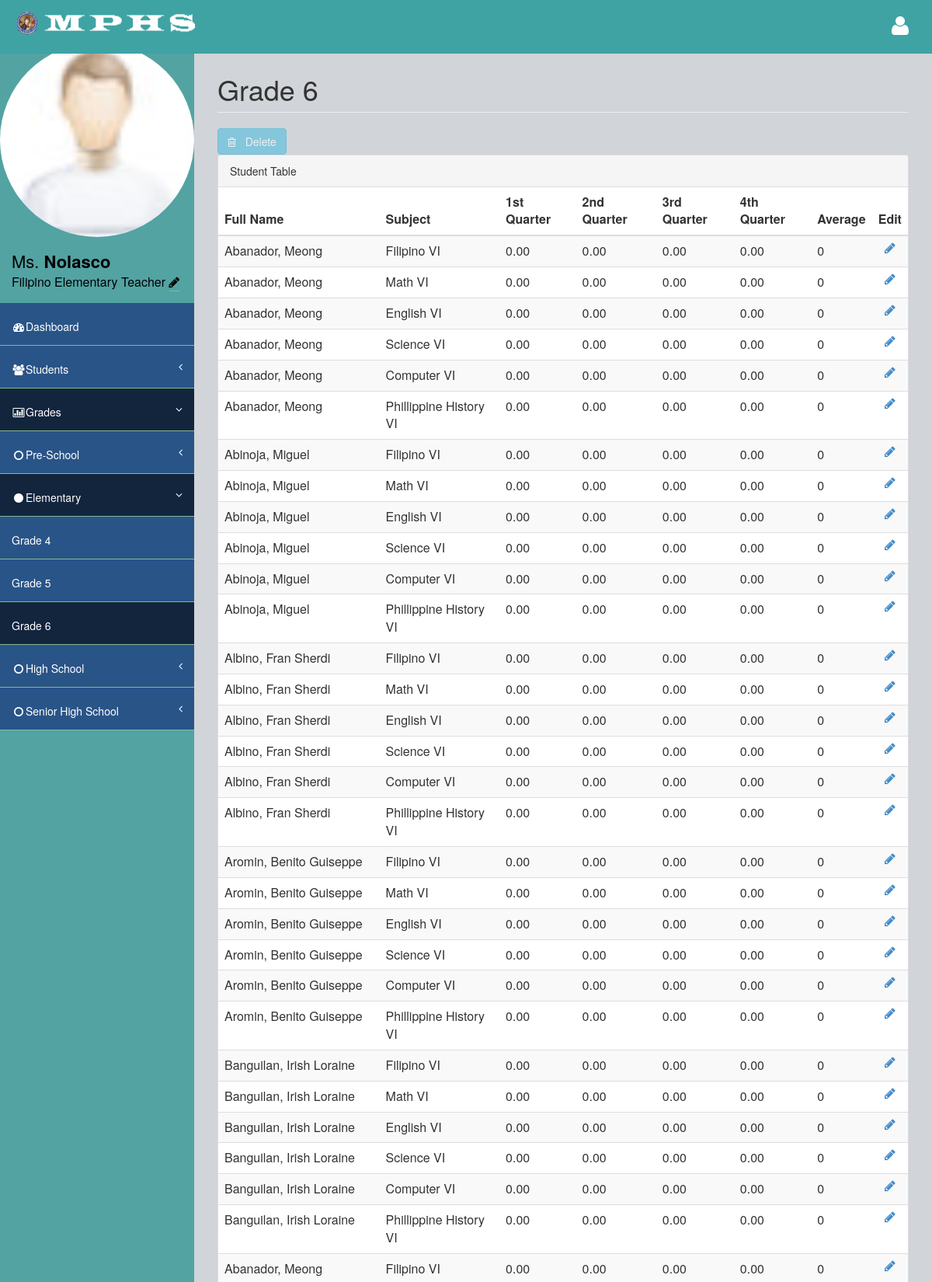
Page /Faculty/6_teacher_grades.php (signed in, upper part) on the committed database.
### tables this page shows
CREATE TABLE `faculty_tbl` (
  `fid` int(50) NOT NULL AUTO_INCREMENT,
  `id5` int(3) unsigned zerofill NOT NULL DEFAULT '002',
  `teacher_id` int(3) unsigned zerofill NOT NULL,
  `last_name` varchar(50) NOT NULL,
  `first_name` varchar(50) NOT NULL,
  `id4` int(3) unsigned zerofill NOT NULL DEFAULT '005',
  `subject_id` int(3) unsigned zerofill NOT NULL,
  `id3` int(3) unsigned zerofill NOT NULL DEFAULT '006',
  `section_id` int(3) unsigned zerofill NOT NULL,
  `user_name` varchar(50) NOT NULL,
  `user_email` varchar(50) NOT NULL,
  `user_pass` varchar(50) NOT NULL,
  `dec_pass` varchar(50) NOT NULL,
  `user_pic` varchar(255) NOT NULL DEFAULT 'user.jpg',
  `user_bio` varchar(255) NOT NULL,
  `date` date NOT NULL,
  `time` time NOT NULL,
  `hr` varchar(2) NOT NULL,
  `date2` date NOT NULL,
  `time2` time NOT NULL,
  `hr2` varchar(2) NOT NULL,
  PRIMARY KEY (`fid`,`teacher_id`)
);

CREATE TABLE `grade_tbl` (
  `gid` int(50) NOT NULL AUTO_INCREMENT,
  `id` int(3) unsigned zerofill NOT NULL DEFAULT '007',
  `grade_id` int(3) unsigned zerofill NOT NULL,
  `id3` int(3) unsigned zerofill NOT NULL DEFAULT '006',
  `section_id` int(3) unsigned zerofill NOT NULL,
  `id4` int(3) unsigned zerofill NOT NULL DEFAULT '005',
  `subject_id` int(3) unsigned zerofill NOT NULL,
  `1stQA` double(5,2) NOT NULL,
  `2ndQA` double(5,2) NOT NULL,
  `3rdQA` double(5,2) NOT NULL,
  `4thQA` double(5,2) NOT NULL,
  PRIMARY KEY (`gid`)
);

### Faculty/6_teacher_grades.php (the view, shortened to what this page needs)
<?php
include('check.php');
?>
<!DOCTYPE html>
<html>
<head>
	<?php include('link.php'); ?>
</head>
<body>
    <div id="wrapper">
        <nav class="navbar navbar-default navbar-fixed-top" role="navigation" id="navbar">
            <div class="navbar-header">
                <a class="navbar-brand" href="teacher.php"><img src="../images/ico/android-icon-48x48.png" alt="logo"><img src="../images/logo.png" alt="logo"></a>
            </div>
            <ul class="nav navbar-top-links navbar-right">
                <li class="dropdown">
                    <a class="dropdown-toggle" data-toggle="dropdown" href="#">
                        <i class="fa fa-user fa-2x"></i>
                    </a>
                </li>
            </ul>
        </nav>
        <nav class="navbar-default navbar-static-side" role="navigation">
            <div class="sidebar-collapse">
                <ul class="nav" id="side-menu">
                    <li>
                        <div class="user-section">
                            <?php
							$sql = "SELECT * FROM faculty_tbl WHERE user_email='".$_SESSION["user_email"]."'";
							$result = $conn->query($sql);
								if ($result->num_rows > 0) {
									while($row = $result->fetch_assoc())
									{
										?>
										<img src="../uploads/<?php echo $row['user_pic'];?>" alt="" width=250 height=250 style="border-radius: 50%;"/>
										<?php
									}
								}
							?>
                            <div class="user-info">
                                <div><?php
								$sql = "SELECT * FROM faculty_tbl where user_email='".$_SESSION["user_email"]."'";
								$result = $conn->query($sql);
								if ($result->num_rows > 0) {
									while($row = $result->fetch_assoc())
									{
									echo $row['first_name'];
									echo "<strong>".$row['last_name']."</strong>";
									echo "<br>";
									echo "<font size=3>";
									echo $row['user_bio'];
									?>
									<a href="user_settings.php">
									<font color=black>
										<i class="fa fa-pencil"></i>
									</font>
									</a>
									<?php
									echo "</font>";
									}
								}
							?></div>
                            </div>
                        </div>
                    </li>
                    <li>
                        <a href="teacher.php"><i class="fa fa-dashboard fa-fw"></i>Dashboard</a>
                    </li>
                    <li>
                        <a href="#"><i class="fa fa-users fa-fw"></i>Students<span class="fa arrow"></span></a>
                    </li>
                    <li class="active selected a">
                        <a href="#"><i class="fa fa-bar-chart-o fa-fw"></i>Grades<span class="fa arrow"></span></a>
                        <ul class="nav nav-second-level">
                            <li>
                                <a href="#"><i class="fa fa-circle-o fa-fw"></i>Pre-School<span class="fa arrow"></span></a>
                            </li>
                            <li class="active selected a" >
                                <a href="#"><i class="fa fa-circle fa-fw"></i>Elementary<span class="fa arrow"></span></a>
                                <ul class="nav nav-second-level">
                                    <li>
                                        <a href="4_teacher_grades.php">Grade 4</a>
                                    </li>
                                    <li>
                                        <a href="5_teacher_grades.php">Grade 5</a>
                                    </li>
                                    <li class="selected a">
                                        <a href="6_teacher_grades.php">Grade 6</a>
                                    </li>
                                </ul>
                            </li>
                            <li>
                                <a href="#"><i class="fa fa-circle-o fa-fw"></i>High School<span class="fa arrow"></span></a>
                            </li>
                            <li>
                                <a href="#"><i class="fa fa-circle-o fa-fw"></i>Senior High School<span class="fa arrow"></span></a>
                            </li>
                        </ul>
                    </li>
                </ul>
            </div>
        </nav>
        <div id="page-wrapper">
            <div class="row">
                <div class="col-lg-12">
                    <h1 class="page-header">Grade 6</h1>
                </div>
            </div>
			<button class="btn btn-info" type="button" name="btn_delselc" disabled="disabled"> <span class="fa fa-trash-o"></span> &nbsp; Delete</button>
            <div class="row">
                <div class="col-lg-12">
                    <div class="panel panel-default">
                        <div class="panel-heading">
                             Student Table
                        </div>
		<div class="content-loader">
		<table cellspacing="0" width="100%" id="example" class="table table-striped table-hover table-responsive">
        <thead>
        <tr>
        <th>Full Name</th>
        <th>Subject</th>
        <th>1st Quarter</th>
        <th>2nd Quarter</th>
        <th>3rd Quarter</th>
        <th>4th Quarter</th>
		<th>Average</th>
        <th>Edit</th>
        </tr>
        </thead>
        <tbody>
        <?php
        require_once 'connection.php';
        $stmt = $db_con->prepare("SELECT DISTINCT b.gid,b.subject_id,d.subject,a.last_name,a.first_name,b.1stQA,b.2ndQA,b.3rdQA,b.4thQA FROM stud_grade_tbl AS a INNER JOIN grade_tbl AS b LEFT JOIN faculty_tbl AS c ON c.subject_id=b.subject_id LEFT JOIN subject_tbl AS d ON d.subject_id=b.subject_id && b.subject_id = d.subject_id WHERE b.grade_id=a.grade_id && a.section_id = '008' ORDER BY b.gid");
        $stmt->execute();
        while($row=$stmt->fetch(PDO::FETCH_ASSOC))
        {
            ?>
            <tr>
            <td><?php echo $row['last_name'].", ".$row['first_name']; ?></td>
            <td><?php echo $row['subject']; ?></td>
            <td><?php echo $row['1stQA']; ?></td>
            <td><?php echo $row['2ndQA']; ?></td>
            <td><?php echo $row['3rdQA']; ?></td>
            <td><?php echo $row['4thQA']; ?></td>
			<td><?php echo ($row['1stQA'] + $row['2ndQA'] + $row['3rdQA'] + $row['4thQA']) / 4?></td>
            <td align="center">
            <a id="<?php echo $row['gid']; ?>" class="edit-link" href="#" title="Edit">
            <i class="fa fa-pencil"></i>
            </a></td>
			</tr>
			<?php
		}
		?>
        </tbody>
		</table>
		</div>
        </div>
        </div>
        </div>
        </div>
</body>
</html>

### assets/css/style.css (style rules this page uses)
body { background-color: #f8f8f8; }
#wrapper { width: 100%; margin-top: 55px!important; background-color:#53a3a3; }
#page-wrapper { padding: 0 15px; min-height: 568px; background-color:rgb(209, 212, 216); }
.navbar-static-side ul li { background-color:#295487; !important; }
.navbar-top-links li { display: inline-block; }
.navbar-top-links li:last-child { margin-right: 15px; }
.navbar-top-links li a { padding: 20px; min-height: 50px; }
.arrow { float: right; }
.fa.arrow:before { content: "\f104"; }
.active > a > .fa.arrow:before { content: "\f107"; }
.selected.a { background-color: #12253d; }
.active.selected.a { background-color: #12253d; }
.nav-second-level li, .nav-third-level li { border-bottom: none !important; }
.nav-second-level li a { padding-left: 37px; }
@media (min-width:768px) { .navbar-static-side { z-index: 1; position: absolute; width: 250px; } }

### assets/css/main-style.css (style rules this page uses)
.user-info { display: block; color:#000!important; display: inline-block; padding: 15px; margin-bottom: 0px }
.navbar-top-links > li > a { color: #FFFFFF; }
.nav > li > a { padding: 20px 15px; }
#side-menu { background-color:#04B173; }
#side-menu a { color:#fff; border-bottom: 1px solid #84B899 !important; height: 55px; }
.selected { background-color:rgb(83, 163, 163); }
#navbar { background-color:rgb(63, 163, 163); }
.navbar-brand { padding-left:20px; }
.navbar-brand img { height:30px; }
.navbar-default { border-color: #27A6BE; }
@media (min-width:768px) { #page-wrapper { position: inherit; margin: 0 0 0 250px; padding: 0 30px; min-height: 1000px; } }

### Faculty/link.php (style rules this page uses)
.user-section { font-size:22px; background-color:rgb(83, 163, 163); }

### rows in the picture
faculty_tbl: user_pic (placeholder picture), first_name "Ms.", last_name "Nolasco", user_bio "Filipino Elementary Teacher"
grade_tbl: last_name "Abanador", first_name "Meong", subject "Filipino VI", 1stQA "0.00", 2ndQA "0.00", 3rdQA "0.00", 4thQA "0.00", ($row['1stQA'] + $row['2ndQA'] + $row['3rdQA'] + $row['4thQA']) / 4 "0"
grade_tbl: last_name "Abanador", first_name "Meong", subject "Math VI", 1stQA "0.00", 2ndQA "0.00", 3rdQA "0.00", 4thQA "0.00", ($row['1stQA'] + $row['2ndQA'] + $row['3rdQA'] + $row['4thQA']) / 4 "0"
grade_tbl: last_name "Abanador", first_name "Meong", subject "English VI", 1stQA "0.00", 2ndQA "0.00", 3rdQA "0.00", 4thQA "0.00", ($row['1stQA'] + $row['2ndQA'] + $row['3rdQA'] + $row['4thQA']) / 4 "0"
grade_tbl: last_name "Abanador", first_name "Meong", subject "Science VI", 1stQA "0.00", 2ndQA "0.00", 3rdQA "0.00", 4thQA "0.00", ($row['1stQA'] + $row['2ndQA'] + $row['3rdQA'] + $row['4thQA']) / 4 "0"
grade_tbl: last_name "Abanador", first_name "Meong", subject "Computer VI", 1stQA "0.00", 2ndQA "0.00", 3rdQA "0.00", 4thQA "0.00", ($row['1stQA'] + $row['2ndQA'] + $row['3rdQA'] + $row['4thQA']) / 4 "0"
grade_tbl: last_name "Abanador", first_name "Meong", subject "Phillippine History VI", 1stQA "0.00", 2ndQA "0.00", 3rdQA "0.00", 4thQA "0.00", ($row['1stQA'] + $row['2ndQA'] + $row['3rdQA'] + $row['4thQA']) / 4 "0"
grade_tbl: last_name "Abinoja", first_name "Miguel", subject "Filipino VI", 1stQA "0.00", 2ndQA "0.00", 3rdQA "0.00", 4thQA "0.00", ($row['1stQA'] + $row['2ndQA'] + $row['3rdQA'] + $row['4thQA']) / 4 "0"
grade_tbl: last_name "Abinoja", first_name "Miguel", subject "Math VI", 1stQA "0.00", 2ndQA "0.00", 3rdQA "0.00", 4thQA "0.00", ($row['1stQA'] + $row['2ndQA'] + $row['3rdQA'] + $row['4thQA']) / 4 "0"
grade_tbl: last_name "Abinoja", first_name "Miguel", subject "English VI", 1stQA "0.00", 2ndQA "0.00", 3rdQA "0.00", 4thQA "0.00", ($row['1stQA'] + $row['2ndQA'] + $row['3rdQA'] + $row['4thQA']) / 4 "0"
grade_tbl: last_name "Abinoja", first_name "Miguel", subject "Science VI", 1stQA "0.00", 2ndQA "0.00", 3rdQA "0.00", 4thQA "0.00", ($row['1stQA'] + $row['2ndQA'] + $row['3rdQA'] + $row['4thQA']) / 4 "0"
grade_tbl: last_name "Abinoja", first_name "Miguel", subject "Computer VI", 1stQA "0.00", 2ndQA "0.00", 3rdQA "0.00", 4thQA "0.00", ($row['1stQA'] + $row['2ndQA'] + $row['3rdQA'] + $row['4thQA']) / 4 "0"
grade_tbl: last_name "Abinoja", first_name "Miguel", subject "Phillippine History VI", 1stQA "0.00", 2ndQA "0.00", 3rdQA "0.00", 4thQA "0.00", ($row['1stQA'] + $row['2ndQA'] + $row['3rdQA'] + $row['4thQA']) / 4 "0"
grade_tbl: last_name "Albino", first_name "Fran Sherdi", subject "Filipino VI", 1stQA "0.00", 2ndQA "0.00", 3rdQA "0.00", 4thQA "0.00", ($row['1stQA'] + $row['2ndQA'] + $row['3rdQA'] + $row['4thQA']) / 4 "0"
grade_tbl: last_name "Albino", first_name "Fran Sherdi", subject "Math VI", 1stQA "0.00", 2ndQA "0.00", 3rdQA "0.00", 4thQA "0.00", ($row['1stQA'] + $row['2ndQA'] + $row['3rdQA'] + $row['4thQA']) / 4 "0"
grade_tbl: last_name "Albino", first_name "Fran Sherdi", subject "English VI", 1stQA "0.00", 2ndQA "0.00", 3rdQA "0.00", 4thQA "0.00", ($row['1stQA'] + $row['2ndQA'] + $row['3rdQA'] + $row['4thQA']) / 4 "0"
grade_tbl: last_name "Albino", first_name "Fran Sherdi", subject "Science VI", 1stQA "0.00", 2ndQA "0.00", 3rdQA "0.00", 4thQA "0.00", ($row['1stQA'] + $row['2ndQA'] + $row['3rdQA'] + $row['4thQA']) / 4 "0"
grade_tbl: last_name "Albino", first_name "Fran Sherdi", subject "Computer VI", 1stQA "0.00", 2ndQA "0.00", 3rdQA "0.00", 4thQA "0.00", ($row['1stQA'] + $row['2ndQA'] + $row['3rdQA'] + $row['4thQA']) / 4 "0"
grade_tbl: last_name "Albino", first_name "Fran Sherdi", subject "Phillippine History VI", 1stQA "0.00", 2ndQA "0.00", 3rdQA "0.00", 4thQA "0.00", ($row['1stQA'] + $row['2ndQA'] + $row['3rdQA'] + $row['4thQA']) / 4 "0"
grade_tbl: last_name "Aromin", first_name "Benito Guiseppe", subject "Filipino VI", 1stQA "0.00", 2ndQA "0.00", 3rdQA "0.00", 4thQA "0.00", ($row['1stQA'] + $row['2ndQA'] + $row['3rdQA'] + $row['4thQA']) / 4 "0"
grade_tbl: last_name "Aromin", first_name "Benito Guiseppe", subject "Math VI", 1stQA "0.00", 2ndQA "0.00", 3rdQA "0.00", 4thQA "0.00", ($row['1stQA'] + $row['2ndQA'] + $row['3rdQA'] + $row['4thQA']) / 4 "0"
grade_tbl: last_name "Aromin", first_name "Benito Guiseppe", subject "English VI", 1stQA "0.00", 2ndQA "0.00", 3rdQA "0.00", 4thQA "0.00", ($row['1stQA'] + $row['2ndQA'] + $row['3rdQA'] + $row['4thQA']) / 4 "0"
grade_tbl: last_name "Aromin", first_name "Benito Guiseppe", subject "Science VI", 1stQA "0.00", 2ndQA "0.00", 3rdQA "0.00", 4thQA "0.00", ($row['1stQA'] + $row['2ndQA'] + $row['3rdQA'] + $row['4thQA']) / 4 "0"
grade_tbl: last_name "Aromin", first_name "Benito Guiseppe", subject "Computer VI", 1stQA "0.00", 2ndQA "0.00", 3rdQA "0.00", 4thQA "0.00", ($row['1stQA'] + $row['2ndQA'] + $row['3rdQA'] + $row['4thQA']) / 4 "0"
grade_tbl: last_name "Aromin", first_name "Benito Guiseppe", subject "Phillippine History VI", 1stQA "0.00", 2ndQA "0.00", 3rdQA "0.00", 4thQA "0.00", ($row['1stQA'] + $row['2ndQA'] + $row['3rdQA'] + $row['4thQA']) / 4 "0"
grade_tbl: last_name "Banguilan", first_name "Irish Loraine", subject "Filipino VI", 1stQA "0.00", 2ndQA "0.00", 3rdQA "0.00", 4thQA "0.00", ($row['1stQA'] + $row['2ndQA'] + $row['3rdQA'] + $row['4thQA']) / 4 "0"
grade_tbl: last_name "Banguilan", first_name "Irish Loraine", subject "Math VI", 1stQA "0.00", 2ndQA "0.00", 3rdQA "0.00", 4thQA "0.00", ($row['1stQA'] + $row['2ndQA'] + $row['3rdQA'] + $row['4thQA']) / 4 "0"
grade_tbl: last_name "Banguilan", first_name "Irish Loraine", subject "English VI", 1stQA "0.00", 2ndQA "0.00", 3rdQA "0.00", 4thQA "0.00", ($row['1stQA'] + $row['2ndQA'] + $row['3rdQA'] + $row['4thQA']) / 4 "0"
grade_tbl: last_name "Banguilan", first_name "Irish Loraine", subject "Science VI", 1stQA "0.00", 2ndQA "0.00", 3rdQA "0.00", 4thQA "0.00", ($row['1stQA'] + $row['2ndQA'] + $row['3rdQA'] + $row['4thQA']) / 4 "0"
grade_tbl: last_name "Banguilan", first_name "Irish Loraine", subject "Computer VI", 1stQA "0.00", 2ndQA "0.00", 3rdQA "0.00", 4thQA "0.00", ($row['1stQA'] + $row['2ndQA'] + $row['3rdQA'] + $row['4thQA']) / 4 "0"
grade_tbl: last_name "Banguilan", first_name "Irish Loraine", subject "Phillippine History VI", 1stQA "0.00", 2ndQA "0.00", 3rdQA "0.00", 4thQA "0.00", ($row['1stQA'] + $row['2ndQA'] + $row['3rdQA'] + $row['4thQA']) / 4 "0"
grade_tbl: last_name "Abanador", first_name "Meong", subject "Filipino VI", 1stQA "0.00", 2ndQA "0.00", 3rdQA "0.00", 4thQA "0.00", ($row['1stQA'] + $row['2ndQA'] + $row['3rdQA'] + $row['4thQA']) / 4 "0"
